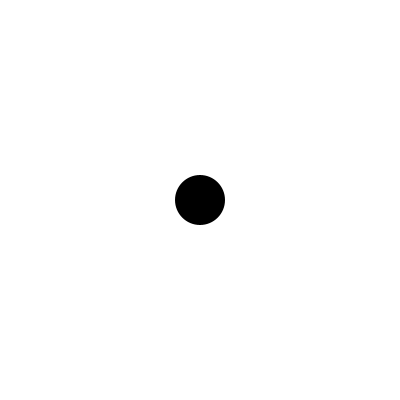
Frame 1 (no input)
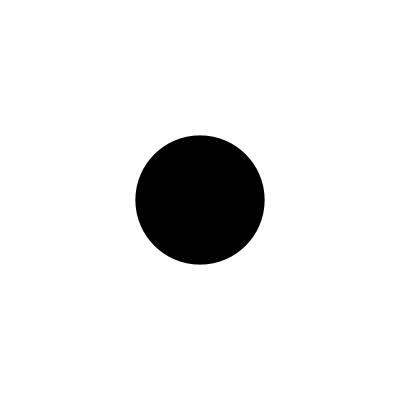
Frame 60 (the mouse pressed at the canvas centre just before this capture)
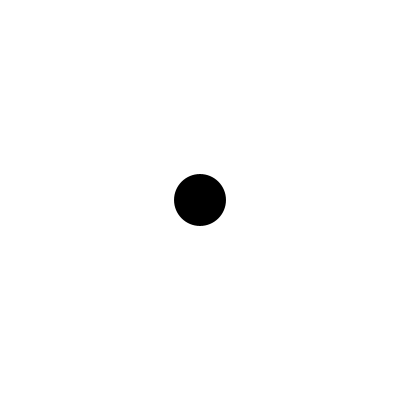
Frame 120 (the mouse held since frame 60 and released just before this capture)

The Processing sketch that drew these frames (run headless with seeded random() and noise(); from frame 60 on, the mouse is pressed at the canvas centre):

// Processing sketch: ej07c_randomPorSegundo_reiniciar
// ── ej07c_randomPorSegundo_reiniciar.pde
//reiniciar, random

float t, relleno;

void setup() {
  size( 400, 400 );
  noStroke();
  
  //valores iniciales -> valores para reiniciar
  t = 50;
  relleno = 0;
}


void draw() {
  background( 255 - relleno );

  if( frameCount % 60 == 0 )  //ejecuto cada un segundo: 60 frames
    t = random( 200 );
  
  fill( relleno );
  ellipse( width/2, height/2, t, t );
}

void keyPressed() {
  //t = random( 100 );
  relleno = random( 255 );   //cambio color con teclado
  
  if( key == 'r' ){  //CUANDO presiono 'r' REINICIO mis variables
    reiniciar();
  }
}

void reiniciar(){
  t = 50;
  relleno = 0;
}
